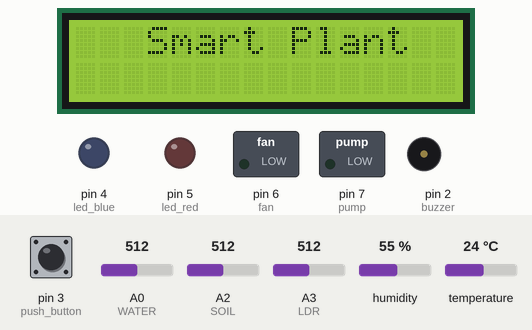
A sketch run on a simulated Arduino Uno, built for the host (arithmetic inside an expression is 32-bit, double 64-bit). Parts: 16×2 character LCD, switched loads named in the sketch (green lamp = pin HIGH), output pins drawn as LEDs (lit = HIGH), buzzer (waves = sounding, pin HIGH). Inputs (shaded band) come from the test bench; at power-on: temperature 24 °C, A2 (SOIL) = 512, pin 3 (push_button) LOW, A3 (LDR) = 512, A0 (WATER) = 512, humidity 55 %. What the sketch prints to the serial monitor is not drawn.

Above: at 0.4 s.
At 3.5 s:
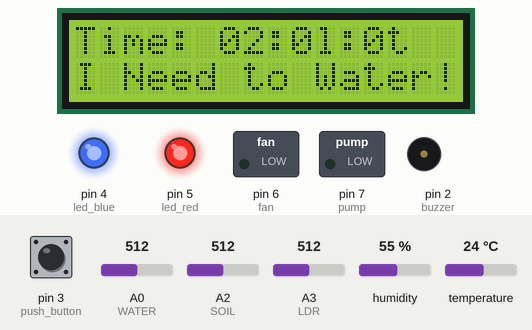
3.6 s: temperature set to 29 °C
9.6 s: temperature set to 32 °C
At 13.5 s:
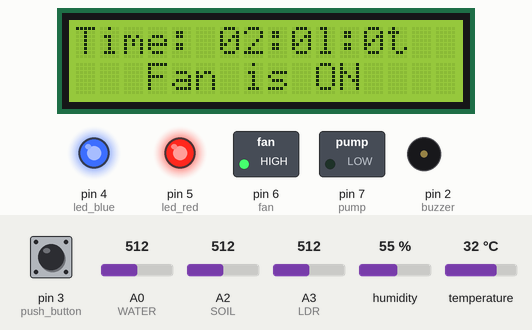
15.6 s: A2 (SOIL) set to 700
20.0 s: A2 (SOIL) set to 732
At 25.7 s:
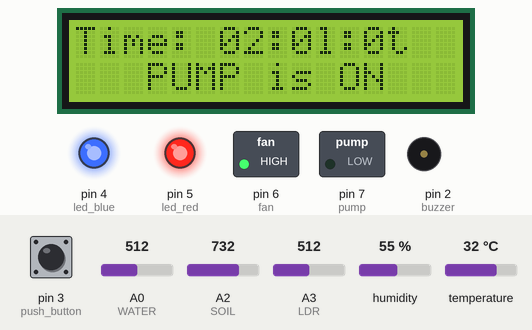
26.0 s: pin 3 (push_button) pulled HIGH for 2.4 s
At 28.1 s:
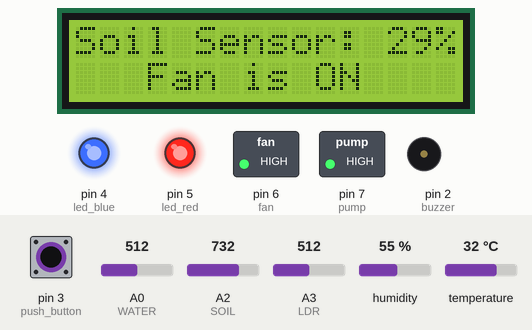
34.4 s: A3 (LDR) set to 716
At 41.5 s:
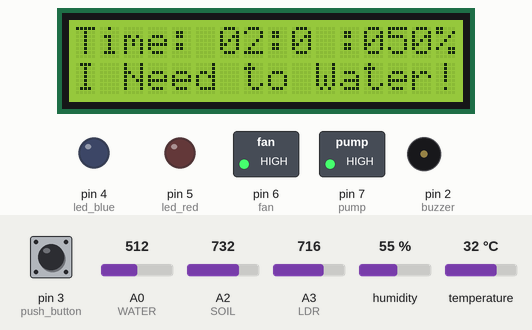
Timing chart, 0 to 42.5 s (numbered marks = the images above; inputs shaded):
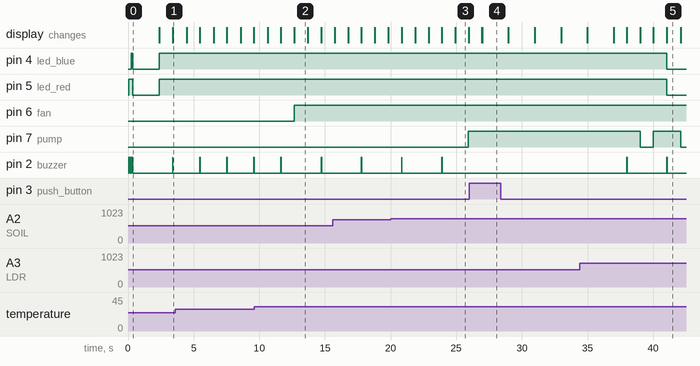

Measured:
- the behaviour switches between 30 and 31 °C on temperature (found by bisection; images 1 and 2)
- the behaviour switches between 716 and 717 on A2 (SOIL) (found by bisection; images 2 and 3)
- after the input at 9.6 s, pin 6 (fan): LOW → HIGH after 3.1 s; the display: first differs from a run without the input after 3.1 s (image 2)
- after the input at 20.0 s, pin 7 (pump): LOW → HIGH after 5.9 s; the display: first differs from a run without the input after 4.9 s (image 3)
- after the input at 26.0 s, pin 7 (pump): stops changing and stays HIGH; pin 2 (buzzer): stops changing and stays LOW; the display: first differs from a run without the input after 0.97 s (image 4)
- after the input at 34.4 s, pin 4 (led_blue), pin 5 (led_red): HIGH → LOW after 6.6 s
- by itself, pin 2 (buzzer): alternates HIGH for 0.03 s and LOW for 3.0 s

The sketch:

green_v5.ino
```cpp
#include <LiquidCrystal.h>
#include <Wire.h>
#include <DS1307.h>
#include "dht.h"

DS1307 rtc;
dht DHT;

#define buzzer       2
#define push_button  3
#define led_blue     4
#define led_red      5
#define fan          6
#define pump         7
const byte rs=8, en=9, d4=10, d5=11, d6=12, d7=13;

LiquidCrystal lcd(rs, en, d4, d5, d6, d7);

#define WATER  A0
#define HEAT   A1
#define SOIL   A2
#define LDR    A3

boolean button ;
int count = 0;
int water;
int heat;
int soil;
int ldr;
char data;
void setup()
{

  lcd.begin(16,2);
  //Serial.begin(9600);
  rtc.start();
  rtc.set(6,15,18, 3, 10, 2021); //08:00:00 24.12.2014 //sec, min, hour, day, month, year
  pinMode(buzzer, OUTPUT);
  pinMode(led_blue, OUTPUT);
  pinMode(led_red, OUTPUT);
  pinMode(fan, OUTPUT);
  pinMode(pump, OUTPUT);

  pinMode(push_button, INPUT);
  pinMode(WATER, INPUT);
  pinMode(HEAT, INPUT);
  pinMode(SOIL, INPUT);
  pinMode(LDR, INPUT);


  digitalWrite(led_red,LOW);
  digitalWrite(led_blue,LOW);
  digitalWrite(fan,LOW);
  digitalWrite(pump,LOW);

  Serial.println("Smart Plant");
  lcd.setCursor(3,0);
  lcd.print("Smart Plant");

  digitalWrite(buzzer,HIGH);
  digitalWrite(led_red,HIGH);
  delay(100);
  digitalWrite(buzzer,LOW);
  delay(100);
  digitalWrite(buzzer,HIGH);
  digitalWrite(led_blue,HIGH);
  digitalWrite(led_red,HIGH);
  delay(100);
  digitalWrite(buzzer,LOW);
  digitalWrite(led_blue,LOW);
  digitalWrite(led_red,LOW);
  delay(2000);
}

void loop()
{
  uint8_t sec1, min1, hour1, day1, month1;
  uint16_t year1;
  rtc.get(&sec1, &min1, &hour1, &day1, &month1, &year1);

 // data = Serial.read();

  DHT.read11(HEAT);

  button = digitalRead(push_button);

  water = analogRead(WATER);
  water = map(water,0,1023,0,100);

  soil = analogRead(SOIL);
  soil = map(soil,0,1023,100,0);

  ldr = analogRead(LDR);
  ldr = map(ldr,0,1023,0,100);

  lcd.setCursor(0,0);
  lcd.print("Time: ");

  lcd.setCursor(6,0);
  lcd.print(hour1);
  lcd.setCursor(8,0);
  lcd.print(":");
  lcd.setCursor(9,0);
  lcd.print(min1);
  lcd.setCursor(11,0);
  lcd.print(":");
  lcd.setCursor(12,0);
  lcd.print(sec1);

  if(button==HIGH)
  {
    delay(10);

    page1();
    delay(2000);
    page2();
    delay(2000);
    page3();
    delay(2000);
    page4();
    delay(2000);
    page5();
    delay(2000);
  }
  else
  {
    page0();
  }

  if( ldr <60)
  {
    digitalWrite(led_blue,HIGH);
    digitalWrite(led_red,HIGH);

    lcd.setCursor(0,1);
    lcd.print("   Leds is ON   ");
    delay(1000);
  }

  else if( ldr >60)
  {
    digitalWrite(led_blue,LOW);
    digitalWrite(led_red,LOW);


  }


  if( water <= 50 )
  {
   lcd.setCursor(0,1);
   lcd.print("I Need to Water!");

  digitalWrite(buzzer, HIGH);
  delay (30);
  digitalWrite(buzzer, LOW);
  delay(1000);


  }

  else
  {
    digitalWrite(buzzer, LOW);


  }


  if( soil <= 30 )
  {
    lcd.setCursor(0,1);
    lcd.print("   PUMP is ON   ");

    digitalWrite(pump,LOW);
    delay(1000);
    digitalWrite(pump,HIGH);

   // Serial.println("Pump is ON");

}
else
{
  digitalWrite(pump,LOW);

  //Serial.println("Pump is OFF");

}


if( DHT.temperature > 30 )
  {
    lcd.setCursor(0,1);
    lcd.print("   Fan is ON    ");

    digitalWrite(fan,HIGH);
    delay(1000);
}
else
{
  digitalWrite(fan,LOW);
}


}

void page0()
{
  uint8_t sec1, min1, hour1, day1, month1;
  uint16_t year1;
  rtc.get(&sec1, &min1, &hour1, &day1, &month1, &year1);

  lcd.setCursor(0,0);
  lcd.print("Time: ");

  lcd.setCursor(6,0);
  lcd.print(hour1);
  lcd.setCursor(8,0);
  lcd.print(":");
  lcd.setCursor(9,0);
  lcd.print(min1);
  lcd.setCursor(11,0);
  lcd.print(":");
  lcd.setCursor(12,0);
  lcd.print(sec1);


}

void page1()
{
  lcd.setCursor(0,0);
  lcd.print("Soil Sensor");

  lcd.setCursor(11,0);
  lcd.print(": ");
  lcd.setCursor(13,0);
  lcd.print(soil);
  lcd.setCursor(15,0);
  lcd.print("%");
}

void page2()
{
  lcd.setCursor(0,0);
  lcd.print("Water Level");

  lcd.setCursor(11,0);
  lcd.print(": ");
  lcd.setCursor(13,0);
  lcd.print(water);
  lcd.setCursor(15,0);
  lcd.print("%");
}

void page3()
{
  lcd.setCursor(0,0);
  lcd.print("Temperature");

  lcd.setCursor(11,0);
  lcd.print(": ");
  lcd.setCursor(13,0);
  lcd.print(DHT.temperature);
  lcd.setCursor(15,0);
  lcd.print("c");
}

void page4()
{
  lcd.setCursor(0,0);
  lcd.print("humidity : ");

  lcd.setCursor(11,0);
  lcd.print("  ");
  lcd.setCursor(13,0);
  lcd.print(DHT.humidity);
  lcd.setCursor(15,0);
  lcd.print("%");
}

void page5()
{
  lcd.setCursor(0,0);
  lcd.print("LDR Sensor ");

  lcd.setCursor(11,0);
  lcd.print(": ");
  lcd.setCursor(13,0);
  lcd.print(ldr);
  lcd.setCursor(15,0);
  lcd.print("%");
}
```
